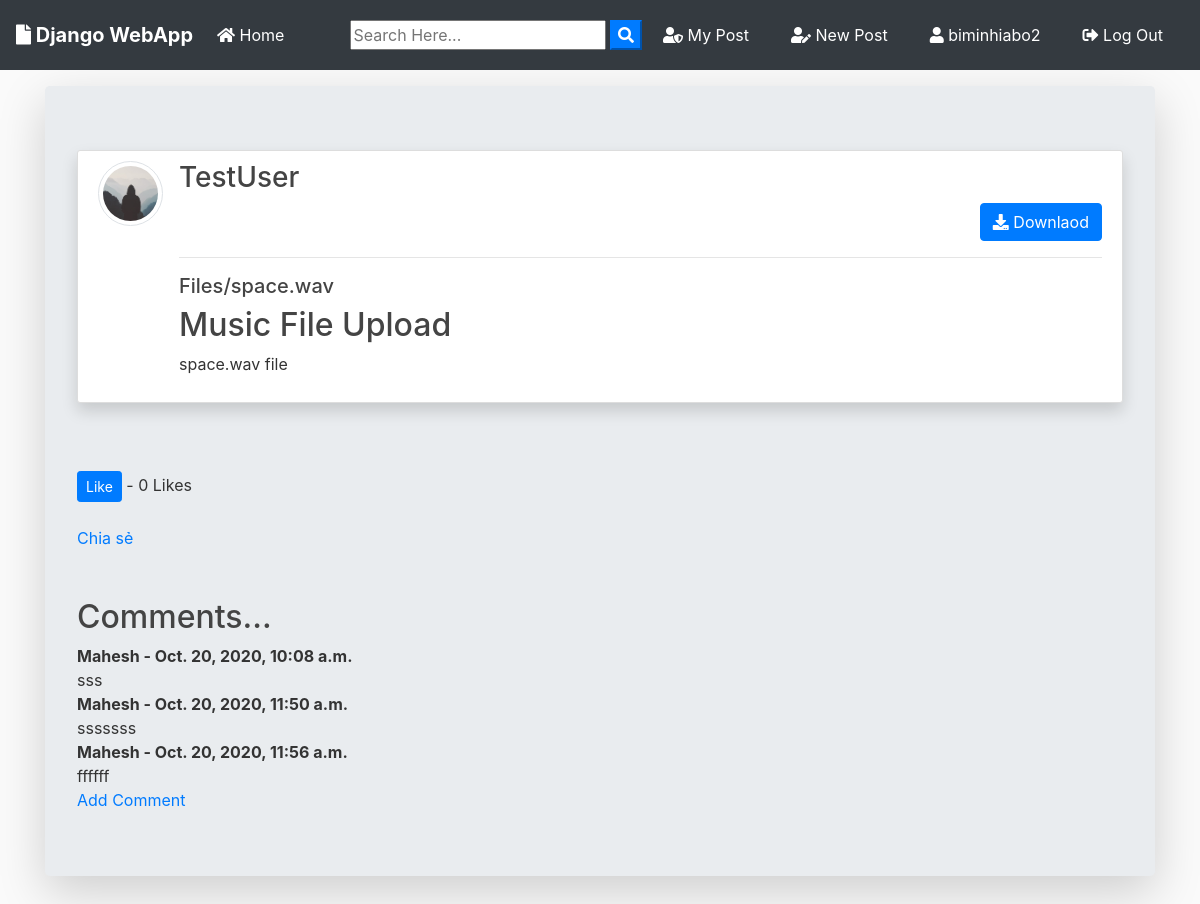
The page /post/3/ (signed in) on the database its author committed.
### blog/models.py (models this page shows, shortened)
class Post(models.Model):
    title = models.CharField(max_length=100)
    file = models.FileField(null=True,blank=True,upload_to='Files')
    content = models.TextField()
    date_posted = models.DateTimeField(default=timezone.now)
    author = models.ForeignKey(User, on_delete=models.CASCADE)
    like = models.ManyToManyField(User, related_name="blog_posts")
    def total_like(self):
        return self.like.count()
    def extension(self):
        name, extension = os.path.splitext(self.file.name)
        return extension

class Comment(models.Model):
    post = models.ForeignKey(Post, on_delete=models.CASCADE, related_name='comments')
    author = models.ForeignKey(settings.AUTH_USER_MODEL, on_delete=models.CASCADE)
    body = models.TextField()
    date = models.DateTimeField(auto_now_add=True)

### users/models.py (models this page shows, shortened)
class Profile(models.Model):
    user = models.OneToOneField(User, on_delete=models.CASCADE)
    image = models.ImageField(default='default.jpg', upload_to='profile_pics')

### blog/views.py (the view)
# urls.py: path('post/<int:pk>/', PostDetailView.as_view(), name='post-detail'),
class PostDetailView(DetailView):
    model = Post
    template_name = 'blog/post_detail.html'
    def get_context_data(self, *args, **kwargs):
        context = super(PostDetailView, self).get_context_data()
        stuff = get_object_or_404(Post, id=self.kwargs['pk'])
        total_like = stuff.total_like()
        liked = False
        if stuff.like.filter(id=self.request.user.id).exists():
            liked = True
        context["total_like"] = total_like
        context["liked"] = liked
        return context

### blog/templates/blog/post_detail.html (shortened to what this page needs)
{% extends "blog/base.html" %}
{% block content %}
<div class="jumbotron mt-3 shadow-lg">
  <article class="media content-section shadow ">
    <a href="{{ object.author.profile.image.url }} " target="_blank"> <img src="{{ object.author.profile.image.url }}  "
        alt="" class="article-img rounded-circle img-thumbnail img-fluid">
    </a>
    <div class="media-body">
      <div class="">
        <div class="d-flex justify-content-between">
          <a class="mr-2 mt-0 mb-0  text-dark" href="{% url 'user-posts' object.author.username  %}">
            <h3>{{ object.author }}</h3>
          </a>
        </div>
        {% if object.author != user %}
        <div class="form-group mt-0 pt-0 d-flex justify-content-end">
          <a href="{{ object.file.url }}" download class="btn btn-primary flex-last" type="submit"><i
              class="fas fa-download"></i> Downlaod</a>
        </div>
        {% endif %}
        <hr>
      </div>
      <div>
        {% if object.file %}
        {% if object.extension == '.jpg' or object.extension == 'jpeg' or object.extension == 'png' %}
        <a href="{{ object.file.url }}" download><img src="{{ object.file.url }}" alt="" class="img-fluid "></a>
        <a href="{{ object.file.url }}" download class="text-dark">
          <h5>{{ object.file }}</h5>
        </a>
        {% else %}
        <a href="{{ object.file.url }}" download class="text-dark">
          <h5>{{ object.file }}</h5>
        </a>
        {% endif %}
        {% endif %}
      </div>
      <h2>{{ object.title }}</h2>
      <p class="article-content">{{ object.content }}</p>
    </div>
  </article>
  <br /><br />
  <form action="{% url 'like-post' post.pk %}" method="POST">
    {% if user.is_authenticated %}
    {% if liked %}
    <button type="submit" name="post_id" value="{{ post.id }}" class="btn btn-danger btn-sm">Unlike</button>
    {% else %}
    <button type="submit" name="post_id" value="{{ post.id }}" class="btn btn-primary btn-sm">Like</button>
    {% endif %}
    {% else %}
      <small><a href="{% url 'login' %}">Login</a> to like</small>
    {% endif %}
    - {{total_like}} Likes
  </form>
  <br />
  <div class="fb-share-button" data-href="http://127.0.0.1:8000/post/{{post.id}}" data-layout="button_count" data-size="large"><a target="_blank" href="https://www.facebook.com/sharer/sharer.php?u=https%3A%2F%2Fdevelopers.facebook.com%2Fdocs%2Fplugins%2F&amp;src=sdkpreparse" class="fb-xfbml-parse-ignore">Chia sẻ</a></div>
  <br /><br />
  <h2>Comments...</h2>
  {% if not post.comments.all %}
  No Comments yet...<a href="{% url 'add-comment' post.pk %}">
    Add one</a>
  {% else %}
  {% for comment in post.comments.all%}
  <strong>
    {{ comment.author }} -
    {{ comment.date }}
  </strong>
  <br />
  {{ comment.body }}
  <br />
  {% endfor %}
  <a href="{% url 'add-comment' post.pk %}">Add Comment</a>
  <br />
  {% endif %}
  {% endblock content %}

### blog/templates/blog/base.html (shortened to what this page needs)
{% load static %}
<!doctype html>
<html lang="en">
  <head>
    <link rel="stylesheet" href="https://stackpath.bootstrapcdn.com/bootstrap/4.3.1/css/bootstrap.min.css">
    <link rel="stylesheet" href="https://use.fontawesome.com/releases/v5.8.1/css/all.css" >
    <link rel="stylesheet" href="{% static 'blog/main.css' %}">
</head>
  <body>
        <nav class="navbar navbar-expand-lg navbar-dark bg-dark">
                <a class="navbar-brand font-weight-bold" href="{% url 'blog-home' %}"><i class="fas fa-file"></i> Django WebApp</a>
                <div class="collapse navbar-collapse" id="navbarSupportedContent">
                  <ul class="navbar-nav mr-auto">
                    <li class="nav-item active">
                      <a class="nav-link" href="{% url 'blog-home' %}"><i class="fas fa-home"></i> Home <span class="sr-only">(current)</span></a>
                    </li>
                  </ul>
                  <form id="searchform" action="{% url 'search' %}" method="get">
                    <input type="text" name="q" type="text" value="{{ request.GET.q }}" placeholder="Search Here..." />
                    <button type="button" onclick="searchform.submit()" class=" text-white my-color btn-primary"><i class="fa fa-search"></i></button>
                </form>
                    {% if user.is_authenticated %}
                    <a href="{% url 'user-posts' user %}" class="btn text-white m-2"><i class="fas fa-user-shield"></i> My Post</a>
                    <a href="{% url 'post-create' %} " class="btn text-white m-2"><i class="fas fa-user-edit"></i> New Post</a>
                    <a href="{% url 'profile' %} " class="btn text-white m-2"><i class="fas fa-user"></i> {{ user.username }}</a>
                    <a href="{% url 'logout' %} " class="btn text-white m-2"><i class="fas fa-sign-out-alt"></i> Log Out</a>
                    {% else %}
                    <a href="{% url 'login' %} " class="btn text-white m-2"><i class="fas fa-user-tie"></i> Log In</a>
                    <a href="{% url 'register' %} " class="btn text-white m-2"> <i class="fas fa-sign-in-alt"></i> Sign Up</a>
                    {% endif %}
                </div>
              </nav>
      <div class="container my-bg">
    {% block content %}
    {% endblock  %}
</div>
  </body>
</html>

### blog/static/blog/main.css (style rules this page uses)
body { background: #fafafa; color: #333333; margin-top: 0; }
h1, h2, h3, h4, h5, h6 { color: #444444; }
ul { margin: 0; }
.content-section { background: #ffffff; padding: 10px 20px; border: 1px solid #dddddd; border-radius: 3px; margin-bottom: 20px; }
.article-content { white-space: pre-line; }
.article-img { height: 65px; width: 65px; margin-right: 16px; }

### rows shown on the page
Post: author.profile.image (placeholder picture), author "TestUser", file "Files/space.wav", title "Music File Upload", content "space.wav file"
Comment: author "Mahesh", date "Oct. 20, 2020, 10:08 a.m.", body "sss"
Comment: author "Mahesh", date "Oct. 20, 2020, 11:50 a.m.", body "sssssss"
Comment: author "Mahesh", date "Oct. 20, 2020, 11:56 a.m.", body "ffffff"

### other values the page prints
{{ user.username }} "biminhiabo2"
{{ total_like }} "0"
